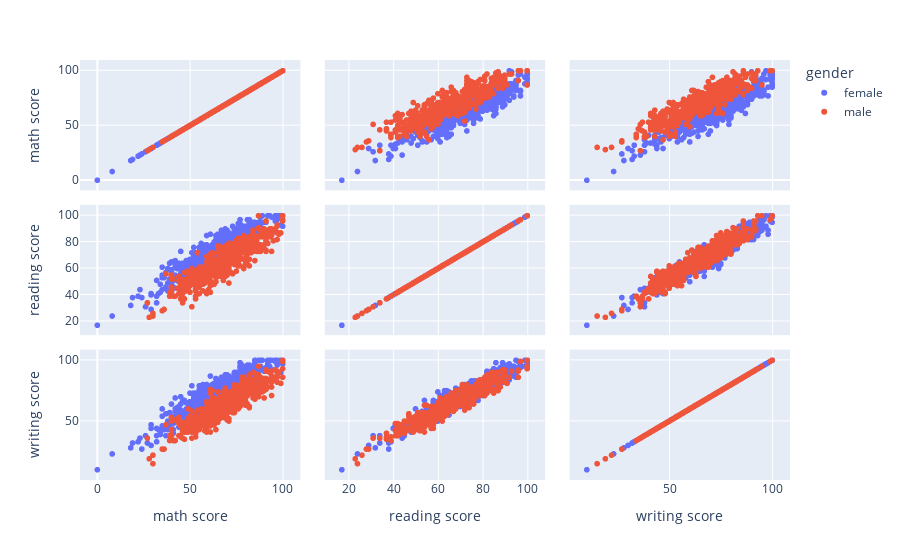

The notebook cell this image was saved under:
### Markdown cell above
W każdym z przypadków można zauważyć, że najbardziej liczna grupa studentów osiągała wyniki pomiędzy 60, a 80. Wartość prawdopodobieństwa rozkładu normalnego w przypadku matematyki jest niższa w porównaniu do egzaminu z pisania oraz czytania. Można zatem stwierdzić, że dobre wyniki z matematyki były najcięższe do osiągniecia.

Kolejnym typem wykresu prezentowanym poniżej będzie pairplot, który będzie miał za zadanie zaprezentowanie różnych zależności uwzględniając wszystkie typy egzaminów oraz płeć studentów.

### Code cell
fig = px.scatter_matrix(df,
    dimensions=["math score", "reading score", "writing score"],color="gender")
fig.show()

### Figure 1 — Plotly figure (JSON) as saved in the notebook; plotly's stock layout.template omitted (floating-point values rounded to 4 significant figures; data arrays with more than 128 entries replaced by an {"elided": "..."} marker saying what was removed)
{"data": [{"dimensions": [{"axis": {"matches": true}, "label": "math score", "values": {"elided": "518 int values"}}, {"axis": {"matches": true}, "label": "reading score", "values": {"elided": "518 int values"}}, {"axis": {"matches": true}, "label": "writing score", "values": {"elided": "518 int values"}}], "hovertemplate": "gender=female<br>%{xaxis.title.text}=%{x}<br>%{yaxis.title.text}=%{y}<extra></extra>", "legendgroup": "female", "marker": {"color": "#636efa", "symbol": "circle"}, "name": "female", "showlegend": true, "type": "splom"}, {"dimensions": [{"axis": {"matches": true}, "label": "math score", "values": {"elided": "482 int values"}}, {"axis": {"matches": true}, "label": "reading score", "values": {"elided": "482 int values"}}, {"axis": {"matches": true}, "label": "writing score", "values": {"elided": "482 int values"}}], "hovertemplate": "gender=male<br>%{xaxis.title.text}=%{x}<br>%{yaxis.title.text}=%{y}<extra></extra>", "legendgroup": "male", "marker": {"color": "#EF553B", "symbol": "circle"}, "name": "male", "showlegend": true, "type": "splom"}], "layout": {"dragmode": "select", "legend": {"title": {"text": "gender"}, "tracegroupgap": 0}, "margin": {"t": 60}}}
